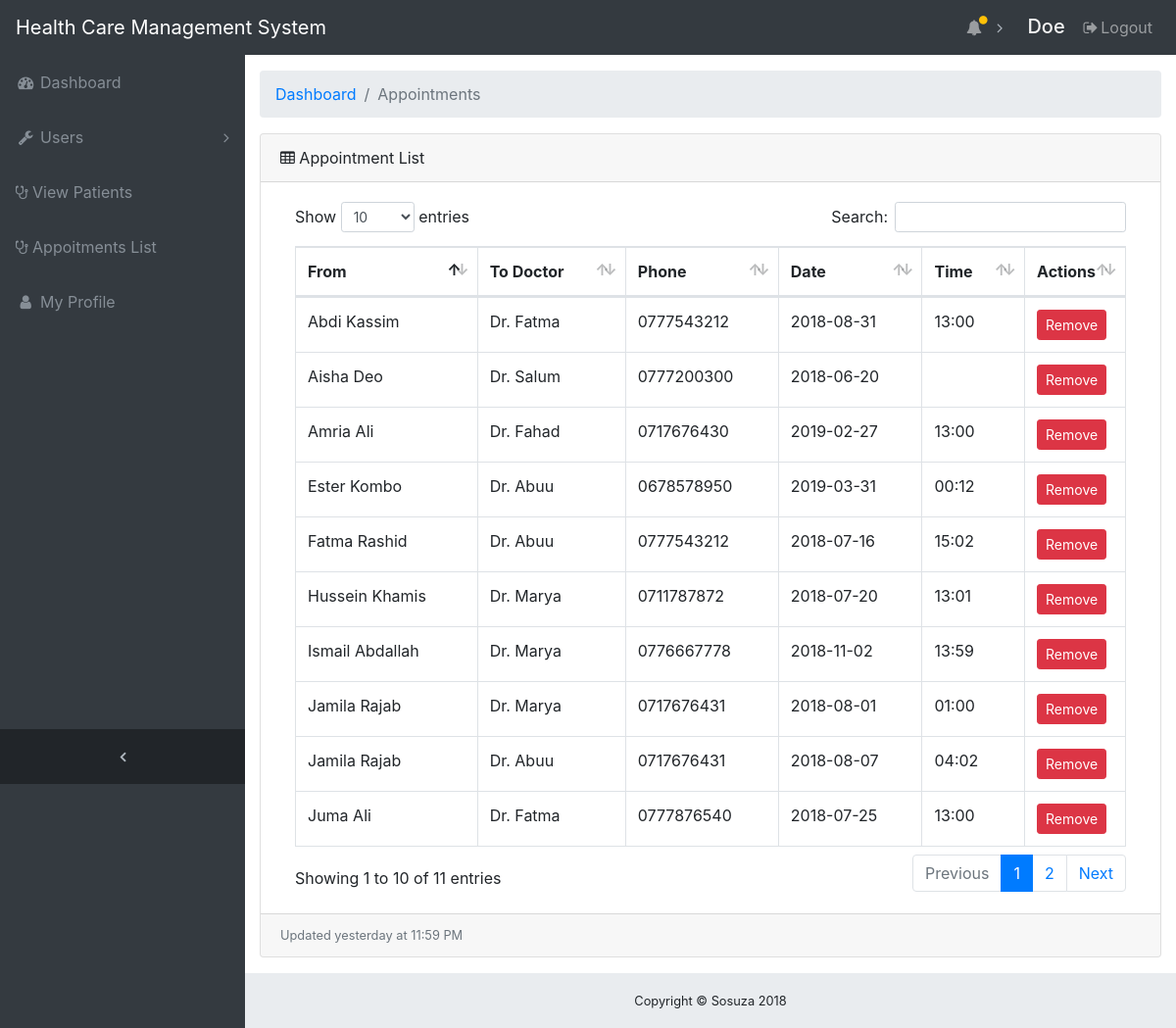
Screenshot of /admin/appointments.php (signed in) with the database file from the repository.
### tables this page shows
CREATE TABLE `patient` (
  `patient_id` int(11) NOT NULL,
  `fname` varchar(100) NOT NULL,
  `lname` varchar(25) NOT NULL,
  `status` varchar(100) NOT NULL,
  `regNumber` varchar(100) NOT NULL,
  `address` varchar(30) NOT NULL,
  `phone` varchar(15) NOT NULL,
  `email` varchar(30) NOT NULL,
  `dob` date NOT NULL,
  `gender` varchar(10) NOT NULL,
  `regDate` date NOT NULL,
  `code` int(15) NOT NULL,
  `treated` int(11) NOT NULL DEFAULT '0'
);

CREATE TABLE `employee` (
  `emp_id` int(11) NOT NULL,
  `user_id` int(11) NOT NULL,
  `uname` varchar(30) NOT NULL,
  `email` varchar(30) NOT NULL,
  `position` varchar(30) NOT NULL
);

CREATE TABLE `appointments` (
  `appoint_id` int(10) NOT NULL,
  `app_from` int(30) NOT NULL,
  `app_to` int(25) NOT NULL,
  `phone` varchar(15) NOT NULL,
  `app_date` varchar(25) NOT NULL,
  `app_time` varchar(25) NOT NULL,
  `message` text NOT NULL,
  `status` varchar(30) NOT NULL DEFAULT 'Pending'
);

### admin/appointments.php (the view)
<?php include 'header.php'; ?>
  <div class="content-wrapper">
    <div class="container-fluid">
      <ol class="breadcrumb">
        <li class="breadcrumb-item">
          <a href="index.php">Dashboard</a>
        </li>
        <li class="breadcrumb-item active">Appointments</li>
      </ol>
      <div class="card mb-3">
        <div class="card-header">
          <i class="fa fa-table"></i> Appointment List</div>
        <div class="card-body">
          <div class="table-responsive">
            <table class="table table-bordered" id="dataTable" width="100%" cellspacing="0">
              <thead>
                <th>From</th>
                <th>To Doctor</th>
                <th>Phone</th>
                <th>Date</th>
                <th>Time</th>
                <th width="12%">Actions</th>
              </thead>
              <tbody>
                 <?php
                  include 'includes/config.php';
                  $sql = mysqli_query($con, "SELECT * FROM patient INNER JOIN appointments ON appointments.app_from = patient.patient_id INNER JOIN employee ON appointments.app_to = employee.user_id");
                  while ($data=mysqli_fetch_assoc($sql)) {
                  ?>
                  <tr>
                    <td><?php echo $data['fname']." ".$data['lname']; ?></td>
                    <td><?php echo "Dr. ".$data['uname']; ?></td>
                    <td><?php echo $data['phone']; ?></td>
                    <td><?php echo $data['app_date']; ?></td>
                    <td><?php echo $data['app_time']; ?></td>
                    <td>
                      <a href="includes/manage_pat.php?action=delete_app&id=<?php echo $data['appoint_id']; ?>" class="btn btn-danger btn-sm"><span class="glyphicon glyphicon-remove"> Remove</span></a>
                    </td>
                  </tr>
                <?php } ?>
              </tbody>
            </table>
          </div>
        </div>
      <div class="card-footer small text-muted">Updated yesterday at 11:59 PM</div>
    </div>
  </div>
</div>
<?php include 'footer.php'; ?>

### admin/css/sb-admin.css (style rules this page uses)
html { position: relative; min-height: 100%; }
body { overflow-x: hidden; }
body.sticky-footer { margin-bottom: 56px; }
body.sticky-footer .content-wrapper { min-height: calc(100vh - 56px - 56px); }
body.fixed-nav { padding-top: 56px; }
.content-wrapper { min-height: calc(100vh - 56px); padding-top: 1rem; }
.content-wrapper { overflow-x: hidden; background: white; }
@media (min-width: 992px) { .content-wrapper { margin-left: 250px; } }

### rows the page displays
patient: fname "Aisha", lname "Deo", employee.uname "Salum", appointments.phone "0777200300", appointments.app_date "2018-06-20"
patient: fname "Fatma", lname "Rashid", employee.uname "Abuu", appointments.phone "0777543212", appointments.app_date "2018-07-16", appointments.app_time "15:02"
patient: fname "Hussein", lname "Khamis", employee.uname "Marya", appointments.phone "0711787872", appointments.app_date "2018-07-20", appointments.app_time "13:01"
patient: fname "Juma", lname "Ali", employee.uname "Fatma", appointments.phone "0777876540", appointments.app_date "2018-07-25", appointments.app_time "13:00"
patient: fname "Jamila", lname "Rajab", employee.uname "Marya", appointments.phone "0717676431", appointments.app_date "2018-08-01", appointments.app_time "01:00", employee.uname "Abuu", appointments.app_date "2018-08-07", appointments.app_time "04:02"
patient: fname "Abdi", lname "Kassim", employee.uname "Fatma", appointments.phone "0777543212", appointments.app_date "2018-08-31", appointments.app_time "13:00"
patient: fname "Ismail", lname "Abdallah", employee.uname "Marya", appointments.phone "0776667778", appointments.app_date "2018-11-02", appointments.app_time "13:59"
patient: fname "Amria", lname "Ali", employee.uname "Fahad", appointments.phone "0717676430", appointments.app_date "2019-02-27", appointments.app_time "13:00"
patient: fname "Ester", lname "Kombo", employee.uname "Abuu", appointments.phone "0678578950", appointments.app_date "2019-03-31", appointments.app_time "00:12"

### other values shown
$_SESSION['username'] "Doe"
